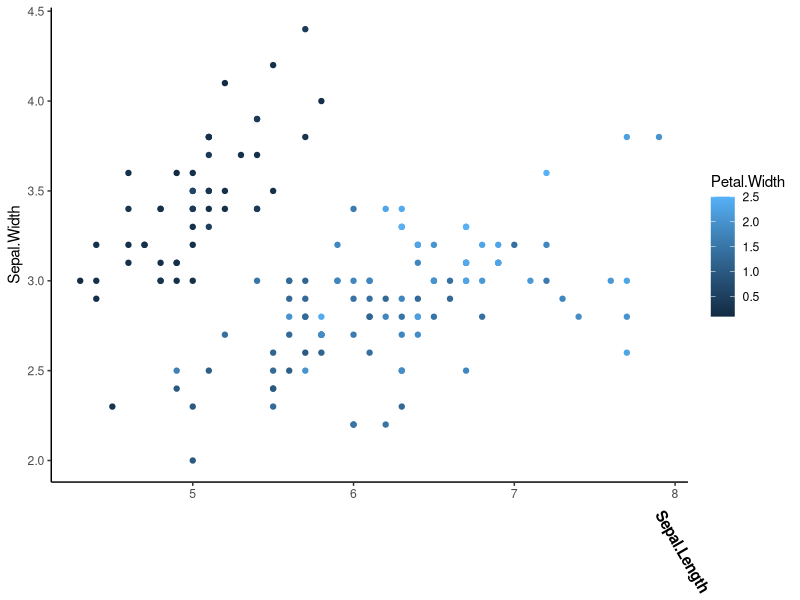

The R source for this figure:
library(tidyverse)
data("iris")
iris %>%
  ggplot(aes(x=Sepal.Length, y = Sepal.Width, color= Petal.Width)) + 
  geom_point() + 
  theme_classic() + theme(axis.title.x = element_text(face='bold', angle = 300 ))
